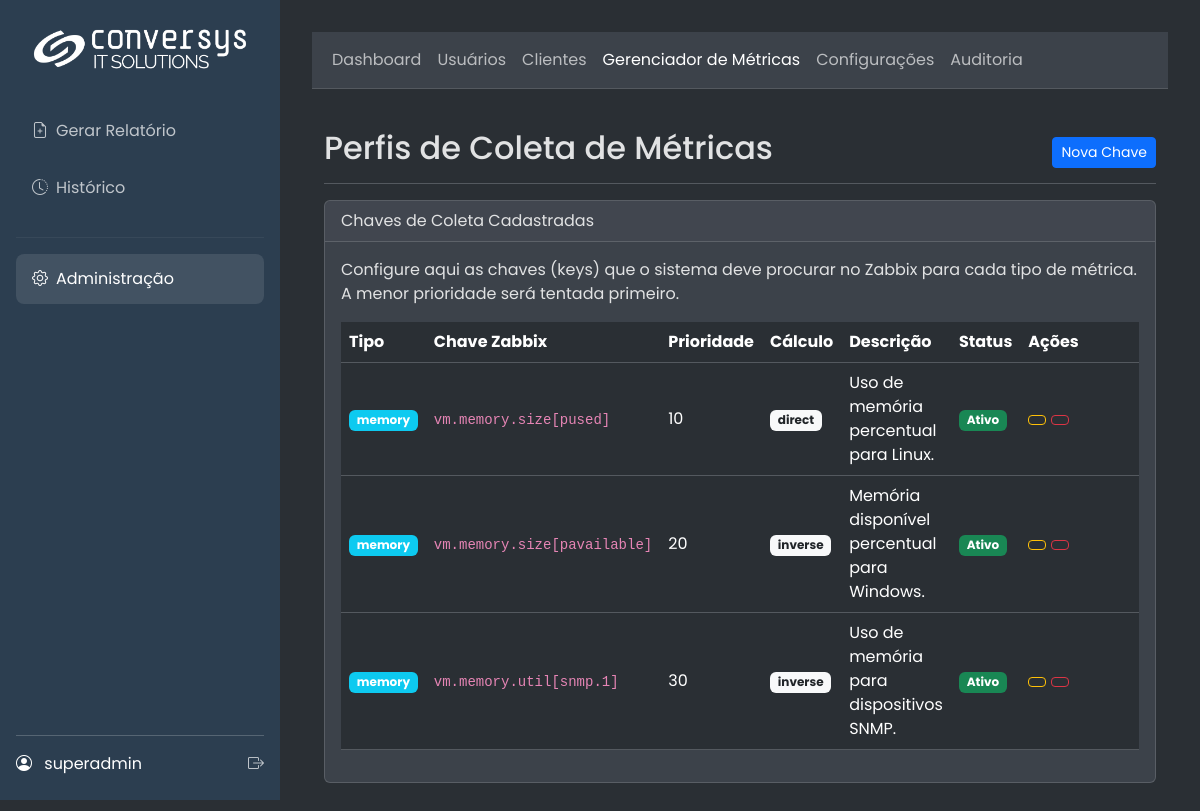
/admin/metric_keys (signed in), run on the app's committed database.
### app/models.py (models this page shows, shortened)
class SystemConfig(db.Model):
    id = db.Column(db.Integer, primary_key=True)
    company_name = db.Column(db.String(100), default="Conversys IT Solutions")
    footer_text = db.Column(db.String(255), default=f"Conversys IT Solutions Copyright {dt.datetime.now().year} – Todos os direitos Reservados | Política de privacidade")
    primary_color = db.Column(db.String(7), default="#2c3e50")
    secondary_color = db.Column(db.String(7), default="#3498db")
    logo_dark_bg_path = db.Column(db.String(255), nullable=True)
    logo_light_bg_path = db.Column(db.String(255), nullable=True)
    login_background_path = db.Column(db.String(255), nullable=True)
    default_cover_path = db.Column(db.String(255), nullable=True)
    color_scheme = db.Column(db.String(10), default="light")
    color_bg_main = db.Column(db.String(7), default="#f8f9fa")
    color_bg_card = db.Column(db.String(7), default="#ffffff")
    color_text_light = db.Column(db.String(7), default="#212529")
    color_border = db.Column(db.String(7), default="#dee2e6")
    login_media_path = db.Column(db.String(255), nullable=True)
    report_cover_path = db.Column(db.String(255), nullable=True)
    report_final_page_path = db.Column(db.String(255), nullable=True)

class User(UserMixin, db.Model):
    id = db.Column(db.Integer, primary_key=True)
    username = db.Column(db.String(64), index=True, unique=True)
    email = db.Column(db.String(120), index=True, unique=True)
    password_hash = db.Column(db.String(256))
    role_id = db.Column(db.Integer, db.ForeignKey('role.id'))
    reports = db.relationship('Report', backref='user', lazy='dynamic')
    clients = db.relationship('Client', secondary=user_client_association, back_populates='users')
    def has_role(self, role_name):
        return self.role.name == role_name

class MetricKeyProfile(db.Model):
    __tablename__ = 'metric_key_profile'
    id = db.Column(db.Integer, primary_key=True)
    metric_type = db.Column(db.String(50), nullable=False, index=True)
    key_string = db.Column(db.String(255), nullable=False)
    priority = db.Column(db.Integer, nullable=False, default=10)
    calculation_type = db.Column(db.Enum(CalculationType), nullable=False, default=CalculationType.DIRECT)
    description = db.Column(db.String(255), nullable=True)
    is_active = db.Column(db.Boolean, default=True, nullable=False)

### app/admin/routes.py (the view)
@admin.route('/metric_keys')
@admin_required
def list_metric_keys():
    current_app.logger.debug("Acessando a lista de perfis de métricas.")
    try:
        keys = MetricKeyProfile.query.order_by(MetricKeyProfile.metric_type, MetricKeyProfile.priority).all()
        current_app.logger.debug(f"Encontrados {len(keys)} perfis de métricas no banco de dados.")
    except Exception as e:
        current_app.logger.error(f"Erro ao consultar perfis de métricas: {e}", exc_info=True)
        flash('Erro ao carregar os perfis de métricas.', 'danger')
        keys = []
    return render_template('admin/metric_keys.html', keys=keys, title="Perfis de Coleta de Métricas")

### app/__init__.py (called while the page is built)
@login_manager.user_loader
def load_user(user_id):
    from .models import User
    return db.session.get(User, int(user_id))

### app/main/routes.py (called while the page is built)
@main.before_app_request
def before_request_func():
    g.sys_config = SystemConfig.query.first()

### app/utils.py (called while the page is built)
def admin_required(f):
    @wraps(f)
    @login_required
    def decorated_function(*args, **kwargs):
        if not (current_user.has_role('admin') or current_user.has_role('super_admin')):
            flash('Acesso negado. Você não tem permissão para acessar esta área.', 'danger')
            return redirect(url_for('main.gerar_form'))
        return f(*args, **kwargs)
    return decorated_function

### app/templates/admin/metric_keys.html (shortened to what this page needs)
{% extends 'admin/base.html' %}
{% block admin_content %}
<div class="container-fluid">
    <div class="d-flex justify-content-between flex-wrap flex-md-nowrap align-items-center pt-3 pb-2 mb-3 border-bottom">
        <h1 class="h2">Perfis de Coleta de Métricas</h1>
        <div class="btn-toolbar mb-2 mb-md-0">
            <a href="{{ url_for('admin.add_metric_key') }}" class="btn btn-sm btn-primary">
                 Nova Chave
            </a>
        </div>
    </div>
    <div class="card">
        <div class="card-header">
            Chaves de Coleta Cadastradas
        </div>
        <div class="card-body">
            <p class="card-text">Configure aqui as chaves (keys) que o sistema deve procurar no Zabbix para cada tipo de métrica. A menor prioridade será tentada primeiro.</p>
            <div class="table-responsive">
                <table class="table table-hover align-middle">
                    <thead>
                        <tr>
                            <th>Tipo</th>
                            <th>Chave Zabbix</th>
                            <th>Prioridade</th>
                            <th>Cálculo</th>
                            <th>Descrição</th>
                            <th>Status</th>
                            <th style="width: 15%;">Ações</th>
                        </tr>
                    </thead>
                    <tbody>
                        {% for key in keys %}
                        <tr>
                            <td><span class="badge bg-info">{{ key.metric_type }}</span></td>
                            <td><code>{{ key.key_string }}</code></td>
                            <td>{{ key.priority }}</td>
                            <td><span class="badge bg-light text-dark">{{ key.calculation_type.value }}</span></td>
                            <td>{{ key.description or '-' }}</td>
                            <td>
                                {% if key.is_active %}
                                    <span class="badge bg-success">Ativo</span>
                                {% else %}
                                    <span class="badge bg-secondary">Inativo</span>
                                {% endif %}
                            </td>
                            <td>
                                <a href="{{ url_for('admin.edit_metric_key', key_id=key.id) }}" class="btn btn-sm btn-outline-warning" title="Editar">
                                </a>
                                <form action="{{ url_for('admin.delete_metric_key', key_id=key.id) }}" method="post" class="d-inline" onsubmit="return confirm('Tem certeza que deseja excluir esta chave?');">
                                    <button type="submit" class="btn btn-sm btn-outline-danger" title="Excluir">
                                    </button>
                                </form>
                            </td>
                        </tr>
                        {% else %}
                        <tr>
                            <td colspan="7" class="text-center text-muted p-4">Nenhum perfil de métrica cadastrado.</td>
                        </tr>
                        {% endfor %}
                    </tbody>
                </table>
            </div>
        </div>
    </div>
</div>
{% endblock %}

### app/templates/base.html (shortened to what this page needs)
<!DOCTYPE html>
<html lang="pt-br" data-bs-theme="{{ g.sys_config.color_scheme | default('dark') }}">
<head>
    <link href="https://cdn.jsdelivr.net/npm/bootstrap@5.3.3/dist/css/bootstrap.min.css" rel="stylesheet">
    <link rel="stylesheet" href="https://cdn.jsdelivr.net/npm/bootstrap-icons@1.11.3/font/bootstrap-icons.min.css">
</head>
<body>
    <div class="d-flex">
        <div class="sidebar">
            <a href="{{ url_for('main.index') }}" class="logo">
                {% if g.sys_config.logo_dark_bg_path %}
                    <img src="{{ url_for('main.uploaded_file', filename=g.sys_config.logo_dark_bg_path) }}" alt="Logo">
                {% else %}
                    <span>{{ g.sys_config.company_name }}</span>
                {% endif %}
            </a>
            <ul class="nav flex-column">
                <li><a href="{{ url_for('main.gerar_form') }}" class="nav-link {% if request.endpoint == 'main.gerar_form' %}active{% endif %}"><i class="bi bi-file-earmark-plus me-2"></i>Gerar Relatório</a></li>
                <li><a href="{{ url_for('main.history') }}" class="nav-link {% if request.endpoint == 'main.history' %}active{% endif %}"><i class="bi bi-clock-history me-2"></i>Histórico</a></li>
                {% if current_user.has_role('admin') or current_user.has_role('super_admin') %}
                <hr style="border-color: rgba(255,255,255,0.2);">
                <li><a href="{{ url_for('admin.dashboard') }}" class="nav-link {% if 'admin.' in request.endpoint %}active{% endif %}"><i class="bi bi-gear me-2"></i>Administração</a></li>
                {% endif %}
            </ul>
            <div class="user-info">
                <div class="d-flex justify-content-between align-items-center">
                    <div>
                        <i class="bi bi-person-circle me-2"></i>
                        <span>{{ current_user.username }}</span>
                    </div>
                    <a href="{{ url_for('auth.logout') }}" title="Sair"><i class="bi bi-box-arrow-right"></i></a>
                </div>
            </div>
        </div>
        <div class="main-content flex-grow-1">
            {% block content %}{% endblock %}
        </div>
    </div>
</body>
</html>

### data on the page
SystemConfig: logo_dark_bg_path (picture)
User: username "superadmin"
MetricKeyProfile: metric_type "memory", key_string "vm.memory.size[pused]", priority "10", calculation_type.value "direct", description "Uso de memória percentual para Linux.", is_active "Ativo"
MetricKeyProfile: metric_type "memory", key_string "vm.memory.size[pavailable]", priority "20", calculation_type.value "inverse", description "Memória disponível percentual para Windows.", is_active "Ativo"
MetricKeyProfile: metric_type "memory", key_string "vm.memory.util[snmp.1]", priority "30", calculation_type.value "inverse", description "Uso de memória para dispositivos SNMP.", is_active "Ativo"
